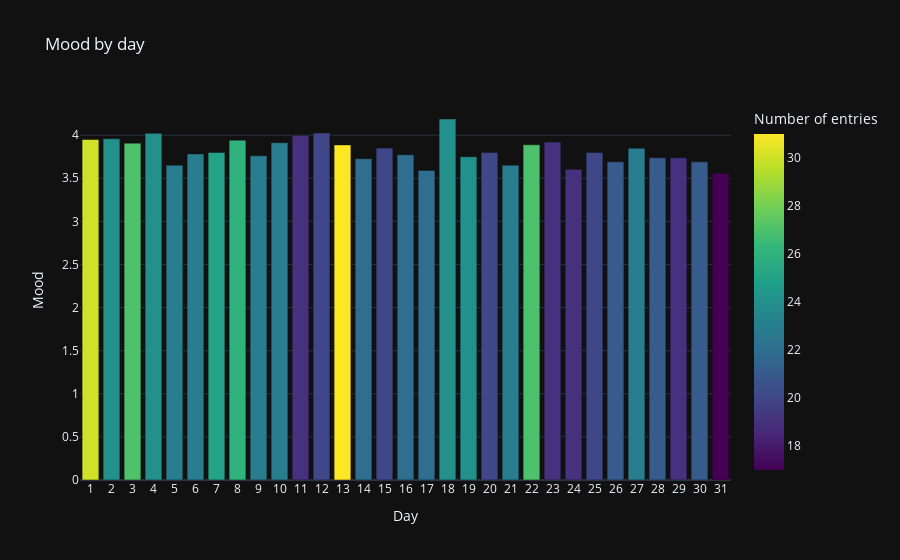

Notebook source saved alongside this figure:
### Code cell
df.by_time_bar_plot('day')

### Figure 1 — Plotly figure (JSON) as saved in the notebook; plotly's stock layout.template omitted (floating-point values rounded to 4 significant figures)
{"data": [{"alignmentgroup": "True", "hovertemplate": "Day=%{x}<br>Mood=%{y}<br>Number of entries=%{marker.color}<extra></extra>", "legendgroup": "", "marker": {"color": [27, 23, 20, 24, 24, 22, 22, 20, 22, 31, 20, 19, 23, 23, 26, 25, 23, 23, 24, 27, 24, 30, 17, 21, 19, 21, 23, 21, 20, 19, 19], "coloraxis": "coloraxis", "pattern": {"shape": ""}}, "name": "", "offsetgroup": "", "orientation": "v", "showlegend": false, "textposition": "auto", "type": "bar", "x": [22, 21, 20, 19, 18, 17, 16, 15, 14, 13, 12, 11, 10, 9, 8, 7, 6, 5, 4, 3, 2, 1, 31, 30, 29, 28, 27, 26, 25, 24, 23], "xaxis": "x", "y": [3.889, 3.652, 3.8, 3.75, 4.188, 3.591, 3.773, 3.85, 3.727, 3.887, 4.025, 4, 3.913, 3.761, 3.942, 3.8, 3.783, 3.652, 4.021, 3.907, 3.958, 3.95, 3.559, 3.69, 3.737, 3.738, 3.848, 3.69, 3.8, 3.605, 3.921], "yaxis": "y"}], "layout": {"barmode": "relative", "coloraxis": {"colorbar": {"title": {"text": "Number of entries"}}, "colorscale": [[0, "#440154"], [0.1111, "#482878"], [0.2222, "#3e4989"], [0.3333, "#31688e"], [0.4444, "#26828e"], [0.5556, "#1f9e89"], [0.6667, "#35b779"], [0.7778, "#6ece58"], [0.8889, "#b5de2b"], [1, "#fde725"]]}, "legend": {"tracegroupgap": 0}, "title": {"text": "Mood by day"}, "xaxis": {"anchor": "y", "domain": [0, 1], "dtick": 1, "title": {"text": "Day"}}, "yaxis": {"anchor": "x", "domain": [0, 1], "title": {"text": "Mood"}}}}
